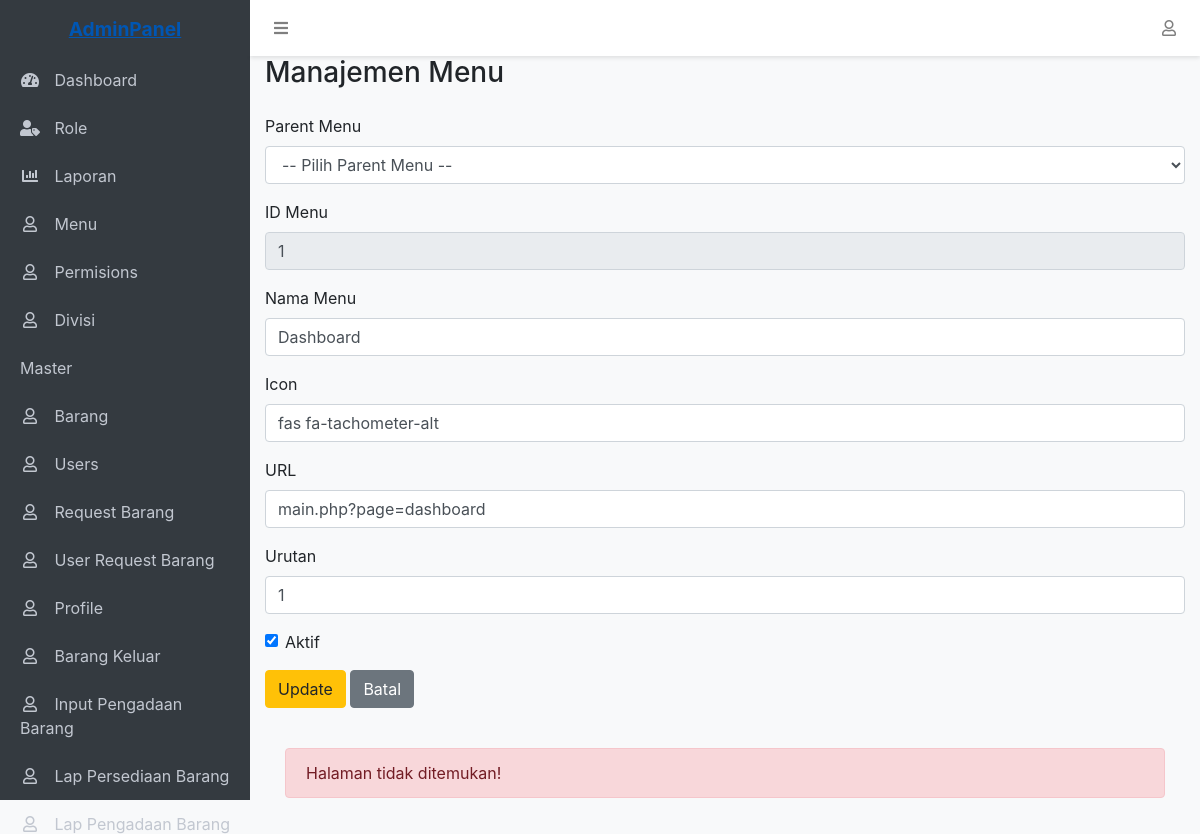
The app's page /main.php?page=menus_edit&id=1 (signed in) with its own data.
### tables this page shows
CREATE TABLE `menus` (
  `id` int(11) NOT NULL,
  `parent_id` int(11) DEFAULT NULL,
  `name` varchar(50) NOT NULL,
  `icon` varchar(50) DEFAULT NULL,
  `url` varchar(100) DEFAULT NULL,
  `order` int(11) NOT NULL DEFAULT 0,
  `is_active` tinyint(1) NOT NULL DEFAULT 1,
  `created_at` timestamp NOT NULL DEFAULT current_timestamp(),
  `updated_at` timestamp NOT NULL DEFAULT current_timestamp() ON UPDATE current_timestamp()
);

CREATE TABLE `permissions` (
  `id` int(11) NOT NULL,
  `role_id` int(11) NOT NULL,
  `menu_id` int(11) NOT NULL,
  `can_view` tinyint(1) NOT NULL DEFAULT 0,
  `can_create` tinyint(1) NOT NULL DEFAULT 0,
  `can_edit` tinyint(1) NOT NULL DEFAULT 0,
  `can_delete` tinyint(1) NOT NULL DEFAULT 0,
  `created_at` timestamp NOT NULL DEFAULT current_timestamp(),
  `updated_at` timestamp NOT NULL DEFAULT current_timestamp() ON UPDATE current_timestamp()
);

### menus_edit.php (the view, shortened to what this page needs)
<?php
require 'config/database.php';
if (isset($_GET['id'])) {
    $edit_id = intval($_GET['id']);
    $query = "SELECT * FROM menus WHERE id = ?";
    $stmt = $conn->prepare($query);
    $stmt->bind_param("i", $edit_id);
    $stmt->execute();
    $edit_data = $stmt->get_result()->fetch_assoc();
}
?>
<div class="container-fluid">
    <div class="d-flex align-items-center justify-content-between mb-4">
        <h1 class="h3 mb-0 text-gray-800">Manajemen Menu</h1>
    </div>
<form action="" method="post">
    <div class="form-group">
        <label for="parent_id">Parent Menu</label>
        <select name="parent_id" id="parent_id" class="form-control">
            <option value="">-- Pilih Parent Menu --</option>
        </select>
    </div>
    <div class="form-group">
        <label for="id">ID Menu</label>
        <input type="number" name="id" id="id" class="form-control" value="<?= $edit_data['id'] ?>" readonly>
    </div>
    <div class="form-group">
        <label for="name">Nama Menu</label>
        <input type="text" name="name" id="name" class="form-control" value="<?= $edit_data['name'] ?>">
    </div>
    <div class="form-group">
        <label for="icon">Icon</label>
        <input type="text" name="icon" id="icon" class="form-control" value="<?= $edit_data['icon'] ?>">
    </div>
    <div class="form-group">
        <label for="url">URL</label>
        <input type="text" name="url" id="url" class="form-control" value="<?= $edit_data['url'] ?>">
    </div>
    <div class="form-group">
        <label for="order">Urutan</label>
        <input type="number" name="order" id="order" class="form-control" value="<?= $edit_data['order'] ?>">
    </div>
    <div class="form-group">
        <div class="form-check">
            <input type="checkbox" name="is_active" id="is_active" class="form-check-input" <?= $edit_data['is_active'] ? 'checked' : '' ?>>
            <label class="form-check-label" for="is_active">Aktif</label>
        </div>
    </div>
    <button type="submit" name="edit_menu" class="btn btn-warning">Update</button>
    <a href="?page=menus" class="btn btn-secondary">Batal</a>
</form>

### layout/sidebar.php (shortened to what this page needs)
<aside class="sidebar">
    <div class="sidebar-container">
        <ul class="sidebar-menu">
            <?php
            $menu = buildMenu($_SESSION['user_role_id']);
            foreach ($menu as $item):
                if (empty($item['children'])): ?>
                    <li class="<?php echo $active_menu == basename($item['url'] ?? '', '.php') ? 'active' : ''; ?>">
                        <a href="<?php echo $item['url'] ?? ''; ?>">
                            <?php if (isset($item['icon'])): ?>
                                <i class="<?php echo $item['icon']; ?>"></i>
                            <?php endif; ?>
                            <span><?php echo $item['name'] ?? ''; ?></span>
                        </a>
                    </li>
                <?php else: ?>
                    <?php foreach ($item['children'] as $child): ?>
                        <li class="<?php echo $active_menu == basename($child['url'] ?? '', '.php') ? 'active' : ''; ?>">
                            <a href="<?php echo $child['url'] ?? ''; ?>">
                                <?php if (isset($child['icon'])): ?>
                                    <i class="<?php echo $child['icon']; ?>"></i>
                                <?php endif; ?>
                                <span><?php echo $child['name'] ?? ''; ?></span>
                            </a>
                        </li>
                    <?php endforeach; ?>
                <?php endif; ?>
            <?php endforeach; ?>
        </ul>
    </div>
</aside>

### layout/header.php (style rules this page uses)
:root { --sidebar-width: 250px; --header-height: 56px; }
body { padding-top: var(--header-height); padding-left: var(--sidebar-width); background-color: #f8f9fa; min-height: 100vh; }
.sidebar { position: fixed; top: 0; left: 0; height: 100vh; width: var(--sidebar-width); background-color: #343a40; padding-top: var(--header-height); z-index: 1000; transition: all 0.3s; }
.sidebar-menu { list-style: none; padding: 0; }
.sidebar-menu li a { display: block; padding: 12px 20px; color: #c2c7d0; text-decoration: none; transition: all 0.3s; }
.sidebar-menu li a i { margin-right: 10px; width: 20px; text-align: center; }

### records on screen
menus: id "1", name "Dashboard", icon "fas fa-tachometer-alt", url "main.php?page=dashboard", order "1", is_active "☑"
permissions: menu.name "Role"
permissions: menu.name "Laporan"
permissions: menu.name "Menu"
permissions: menu.name "Permisions"
permissions: menu.name "Divisi"
permissions: menu.name "Master"
permissions: menu.name "Barang"
permissions: menu.name "Users"
permissions: menu.name "Request Barang"
permissions: menu.name "User Request Barang"
permissions: menu.name "Profile"
permissions: menu.name "Barang Keluar"
permissions: menu.name "Input Pengadaan Barang"
permissions: menu.name "Lap Persediaan Barang"
permissions: menu.name "Lap Pengadaan Barang"

### other values on screen
$item['name'] "Dashboard"
